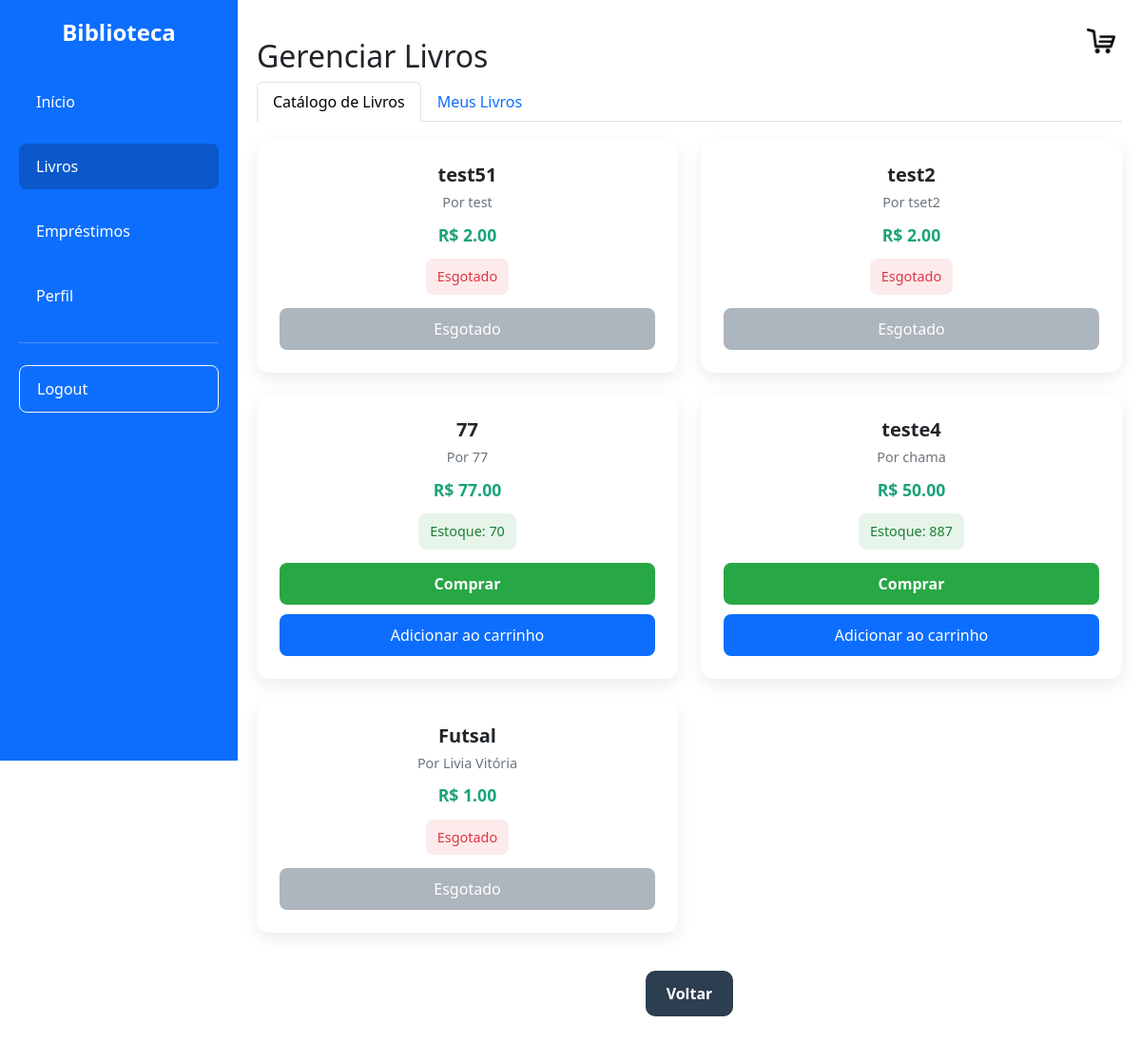
The app's page /livros/lista_livros (signed in), older data.
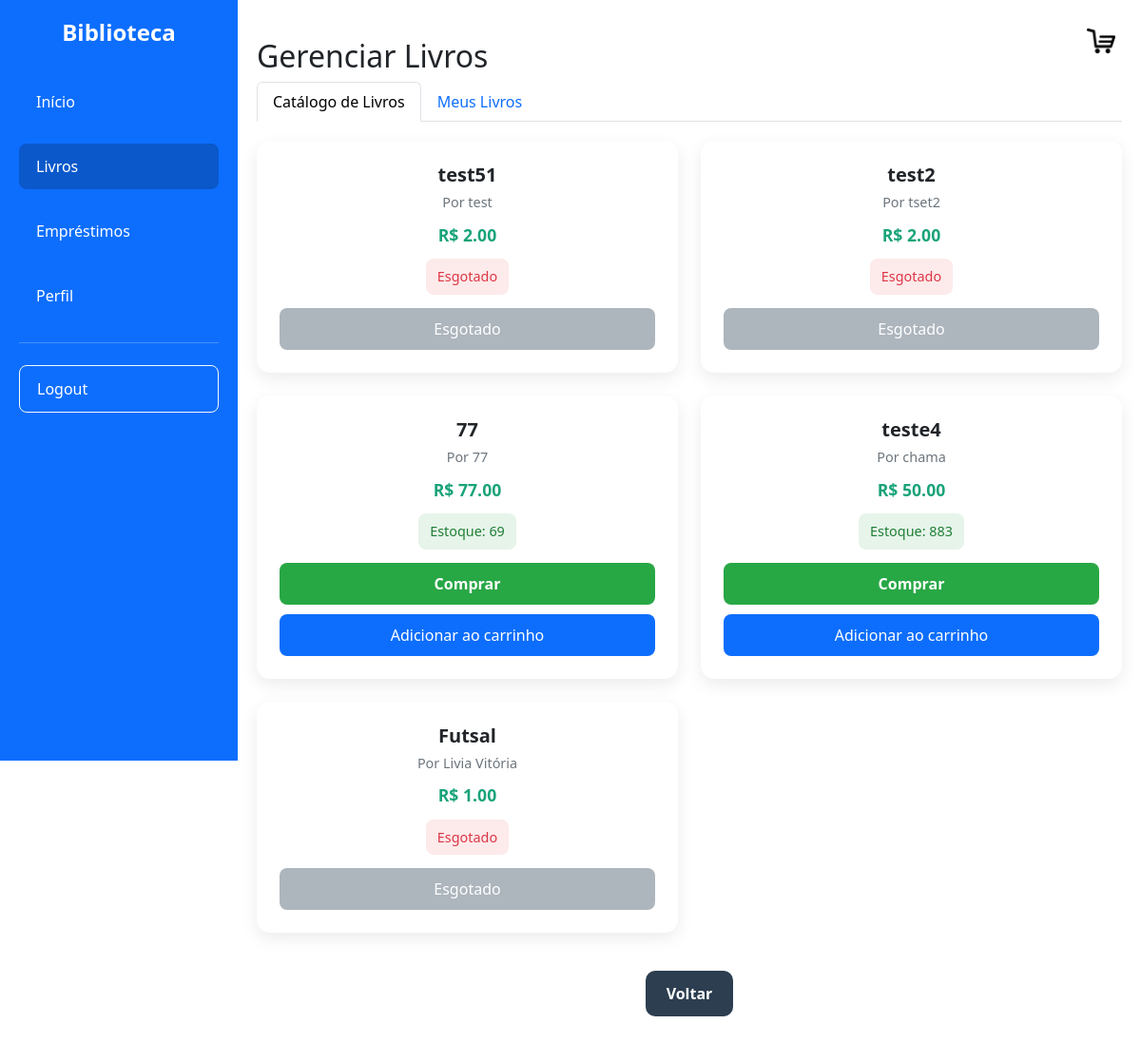
The same page, newer data.
### models/livro.py (models this page shows)
class Livro(db.Model):
    __tablename__ = 'tb_livros'
    liv_id = db.Column(db.Integer, primary_key=True)
    liv_titulo = db.Column(db.String(200), nullable=False)
    liv_descricao = db.Column(db.String(450), nullable=False)
    liv_editora = db.Column(db.String(100))
    liv_ano = db.Column(db.Integer)
    liv_autor = db.Column(db.String(100))
    liv_genero = db.Column(db.String(50))
    liv_quantidade = db.Column(db.Integer)
    liv_preco = db.Column(db.Float, nullable=False, default=0.0)

### controllers/livros.py (the view)
@livros_bp.route("/lista_livros")
@login_required
def lista_livros():
    livros = Livro.query.all()
    emprestimos_usuario = Emprestimo.query.filter_by(
        emp_usu_id=current_user.usu_id
    ).all()
    meus_livros = [emp.livro for emp in emprestimos_usuario]
    return render_template("livros_lista.html", livros=livros, meus_livros=meus_livros)

### templates/livros_lista.html (shortened to what this page needs)
{% extends 'base.html' %}
{% block content %}
  <h2>Gerenciar Livros</h2>
  <ul class="nav nav-tabs" id="livrosTabs" role="tablist">
    <li class="nav-item">
      <button class="nav-link active" id="catalogo-tab" data-bs-toggle="tab" data-bs-target="#catalogo" type="button" role="tab">Catálogo de Livros</button>
    </li>
    <li class="nav-item">
      <button class="nav-link" id="meus-tab" data-bs-toggle="tab" data-bs-target="#meus" type="button" role="tab">Meus Livros</button>
    </li>
  </ul>
  <div class="tab-content mt-3" id="livrosTabsContent">
    <div class="tab-pane fade show active" id="catalogo" role="tabpanel">
      {% if livros %}
        <link rel="stylesheet" href="{{ url_for('static', filename='livros_lista.css') }}" />
        <div class="livros-container">
          {% for livro in livros %}
            <div class="livro-card">
              <div class="livro-info">
                <h3>{{ livro.liv_titulo }}</h3>
                <p class="autor">Por {{ livro.liv_autor }}</p>
                <p class="preco">R$ {{ '%.2f'|format(livro.liv_preco or 0) }}</p>
                {% if livro.liv_quantidade > 0 %}
                  <p class="disponivel">Estoque: {{ livro.liv_quantidade }}</p>
                {% else %}
                  <p class="esgotado">Esgotado</p>
                {% endif %}
                {% if current_user.usu_tipo != 'bibliotecario' %}
                  {% if livro.liv_quantidade > 0 %}
                    <form method="POST" action="{{ url_for('livros.comprar_livro', livro_id=livro.liv_id) }}">
                      <button type="submit" class="btn-comprar">Comprar</button>
                    </form>
                    <form action="{{ url_for('livros.adicionar_ao_carrinho', livro_id=livro.liv_id) }}" method="POST">
                        <button type="submit" class="btn btn-primary">Adicionar ao carrinho</button>
                    </form>
                  {% else %}
                    <button class="btn-esgotado" disabled>Esgotado</button>
                  {% endif %}
                {% endif %}
              </div>
            </div>
          {% endfor %}
        </div>
      {% else %}
        <p>Não há livros cadastrados.</p>
      {% endif %}
    </div>
      {% if meus_livros %}
        <link rel="stylesheet" href="{{ url_for('static', filename='livros_lista.css') }}" />
      {% else %}
        <p>Você ainda não comprou ou emprestou nenhum livro.</p>
      {% endif %}
  </div>
  <div class="botoes-finais">
    <a href="{{ url_for('main.index') }}" class="btn-voltar_inicio">Voltar</a>
  </div>
{% endblock %}

Row changes from the older to the newer data that the page shows:
changed Livro (number 3 of 5 on the later page): liv_quantidade "70" → "69"
changed Livro "teste4": liv_quantidade "887" → "883"
